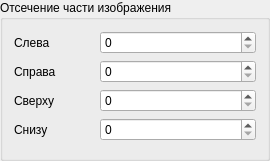
<?xml version="1.0" encoding="UTF-8"?>
<ui version="4.0">
 <class>WidgetEditorROI</class>
 <widget class="QGroupBox" name="WidgetEditorROI">
  <property name="geometry">
   <rect>
    <x>0</x>
    <y>0</y>
    <width>270</width>
    <height>161</height>
   </rect>
  </property>
  <property name="windowTitle">
   <string>GroupBox</string>
  </property>
  <property name="title">
   <string>Отсечение части изображения</string>
  </property>
  <layout class="QFormLayout" name="formLayout">
   <item row="0" column="0">
    <widget class="QLabel" name="label_6">
     <property name="sizePolicy">
      <sizepolicy hsizetype="Preferred" vsizetype="Preferred">
       <horstretch>0</horstretch>
       <verstretch>0</verstretch>
      </sizepolicy>
     </property>
     <property name="minimumSize">
      <size>
       <width>80</width>
       <height>0</height>
      </size>
     </property>
     <property name="text">
      <string>Слева</string>
     </property>
    </widget>
   </item>
   <item row="0" column="1">
    <widget class="QSpinBox" name="spinBoxLeft">
     <property name="maximum">
      <number>250</number>
     </property>
    </widget>
   </item>
   <item row="1" column="0">
    <widget class="QLabel" name="label_5">
     <property name="sizePolicy">
      <sizepolicy hsizetype="Preferred" vsizetype="Preferred">
       <horstretch>0</horstretch>
       <verstretch>0</verstretch>
      </sizepolicy>
     </property>
     <property name="minimumSize">
      <size>
       <width>80</width>
       <height>0</height>
      </size>
     </property>
     <property name="text">
      <string>Справа</string>
     </property>
    </widget>
   </item>
   <item row="1" column="1">
    <widget class="QSpinBox" name="spinBoxRight">
     <property name="maximum">
      <number>250</number>
     </property>
    </widget>
   </item>
   <item row="2" column="0">
    <widget class="QLabel" name="label_7">
     <property name="sizePolicy">
      <sizepolicy hsizetype="Preferred" vsizetype="Preferred">
       <horstretch>0</horstretch>
       <verstretch>0</verstretch>
      </sizepolicy>
     </property>
     <property name="minimumSize">
      <size>
       <width>80</width>
       <height>0</height>
      </size>
     </property>
     <property name="text">
      <string>Сверху</string>
     </property>
    </widget>
   </item>
   <item row="2" column="1">
    <widget class="QSpinBox" name="spinBoxTop">
     <property name="maximum">
      <number>250</number>
     </property>
    </widget>
   </item>
   <item row="3" column="0">
    <widget class="QLabel" name="label_8">
     <property name="sizePolicy">
      <sizepolicy hsizetype="Preferred" vsizetype="Preferred">
       <horstretch>0</horstretch>
       <verstretch>0</verstretch>
      </sizepolicy>
     </property>
     <property name="minimumSize">
      <size>
       <width>80</width>
       <height>0</height>
      </size>
     </property>
     <property name="text">
      <string>Снизу</string>
     </property>
    </widget>
   </item>
   <item row="3" column="1">
    <widget class="QSpinBox" name="spinBoxBottom">
     <property name="maximum">
      <number>250</number>
     </property>
    </widget>
   </item>
  </layout>
 </widget>
 <resources/>
 <connections/>
</ui>
